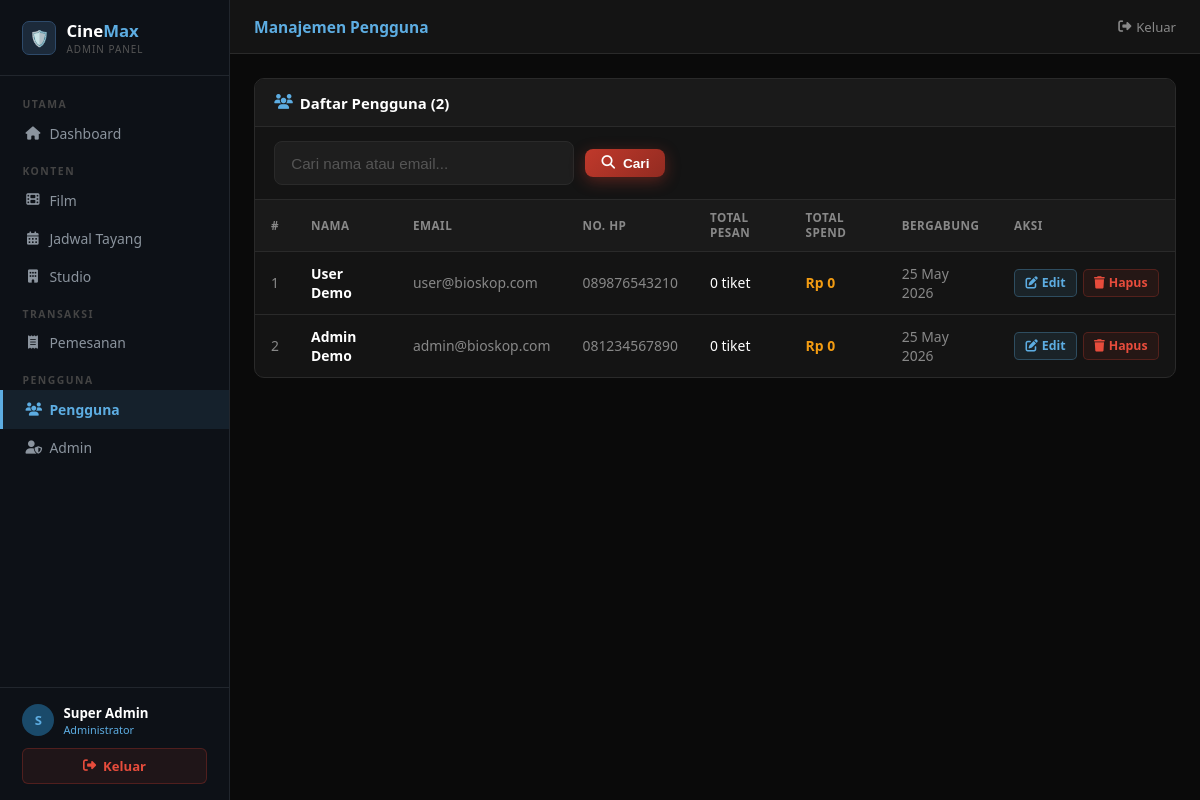
Page /admin/users.php (signed in) on the committed database.
### tables this page shows
CREATE TABLE IF NOT EXISTS users (
    id INT AUTO_INCREMENT PRIMARY KEY,
    nama VARCHAR(100) NOT NULL,
    email VARCHAR(100) UNIQUE NOT NULL,
    password VARCHAR(255) NOT NULL,
    no_hp VARCHAR(20),
    created_at TIMESTAMP DEFAULT CURRENT_TIMESTAMP
);

### admin/users.php (the view, shortened to what this page needs)
<?php
require_once '../config/database.php';
$cari  = trim($_GET['search'] ?? '');
$where = $cari ? "WHERE u.nama LIKE '%$cari%' OR u.email LIKE '%$cari%'" : "WHERE 1=1";
$daftar_user = $conn->query("
    SELECT u.*,
           COUNT(p.id) AS total_pesan,
           COALESCE(SUM(CASE WHEN p.status='confirmed' THEN p.total_harga ELSE 0 END), 0) AS total_spend
    FROM users u
    LEFT JOIN pemesanan p ON u.id = p.user_id
    $where
    GROUP BY u.id
    ORDER BY u.created_at DESC
");
include 'includes/header.php';
?>
<div class="box">
    <div class="box-header">
        <h3><i class="fas fa-users"></i> Daftar Pengguna (<?= $daftar_user->num_rows ?>)</h3>
    </div>
    <div class="filter-bar">
        <form method="GET" class="filter-form">
            <input type="text" name="search" class="form-control filter-input-xl"
                   placeholder="Cari nama atau email..." value="<?= htmlspecialchars($cari) ?>">
            <button type="submit" class="btn btn-primary btn-sm"><i class="fas fa-search"></i> Cari</button>
        </form>
    </div>
    <div class="tabel-wrap">
        <table class="tabel">
            <thead>
                <tr>
                    <th>#</th>
                    <th>Nama</th>
                    <th>Email</th>
                    <th>No. HP</th>
                    <th>Total Pesan</th>
                    <th>Total Spend</th>
                    <th>Bergabung</th>
                    <th>Aksi</th>
                </tr>
            </thead>
            <tbody>
                <?php $no = 1; while ($u = $daftar_user->fetch_assoc()): ?>
                <tr>
                    <td class="text-abu"><?= $no++ ?></td>
                    <td class="text-bold"><?= htmlspecialchars($u['nama']) ?></td>
                    <td class="text-abu"><?= htmlspecialchars($u['email']) ?></td>
                    <td class="text-abu"><?= htmlspecialchars($u['no_hp'] ?? '-') ?></td>
                    <td><?= $u['total_pesan'] ?> tiket</td>
                    <td class="text-kuning text-bold">Rp <?= number_format($u['total_spend'], 0, ',', '.') ?></td>
                    <td class="text-abu text-kecil"><?= date('d M Y', strtotime($u['created_at'])) ?></td>
                    <td>
                        <div class="aksi-group">
                            <a href="users.php?action=edit&id=<?= $u['id'] ?>" class="btn-edit"><i class="fas fa-edit"></i> Edit</a>
                            <a href="users.php?action=delete&id=<?= $u['id'] ?>" class="btn-hapus"
                               onclick="return confirm('Hapus pengguna <?= addslashes($u['nama']) ?>?')">
                                <i class="fas fa-trash"></i> Hapus
                            </a>
                        </div>
                    </td>
                </tr>
                <?php endwhile; ?>
            </tbody>
        </table>
    </div>
</div>
<?php include 'includes/footer.php'; ?>

### assets/css/style.css (style rules this page uses)
:root { --primary: #c0392b; --primary-dark: #922b21; --primary-light: #e74c3c; --bg-dark: #0a0a0a; --bg-card: #141414; --bg-card2: #1a1a1a; --bg-input: #1e1e1e; --text-white: #ffffff; --text-gray: #aaaaaa; --text-light: #cccccc; --border: #2a2a2a; --border-red: #c0392b; --gold: #f39c12; --success: #27ae60; --shadow: 0 4px 20px rgba(192, 57, 43, 0.3); }
* { margin: 0; padding: 0; box-sizing: border-box; }
body { font-family: 'Segoe UI', Tahoma, Geneva, Verdana, sans-serif; background-color: var(--bg-dark); color: var(--text-white); min-height: 100vh; }
a { text-decoration: none; color: inherit; }
.btn { display: inline-flex; align-items: center; gap: 8px; padding: 0.7rem 1.5rem; border-radius: 8px; font-weight: 600; font-size: 0.95rem; cursor: pointer; border: none; transition: all 0.3s; text-decoration: none; }
.btn-primary { background: linear-gradient(135deg, var(--primary), var(--primary-dark)); color: white; box-shadow: 0 4px 15px rgba(192, 57, 43, 0.4); }
.btn-sm { padding: 0.4rem 1rem; font-size: 0.85rem; }
.form-control { width: 100%; padding: 0.8rem 1rem; background: var(--bg-input); border: 1px solid var(--border); border-radius: 8px; color: var(--text-white); font-size: 0.95rem; transition: all 0.3s; }
.form-control::placeholder { color: #555; }

### assets/css/admin.css (style rules this page uses)
body { display: flex; flex-direction: column; min-height: 100vh; }
.box { background: #141414; border: 1px solid #2a2a2a; border-radius: 10px; overflow: hidden; margin-bottom: 1.5rem; }
.box-header { padding: 0.85rem 1.2rem; background: #1a1a1a; border-bottom: 1px solid #2a2a2a; display: flex; align-items: center; justify-content: space-between; }
.box-header h3 { font-size: 0.93rem; font-weight: 700; display: flex; align-items: center; gap: 7px; }
.box-header h3 i { color: #5dade2; }
.tabel { width: 100%; border-collapse: collapse; }
.tabel th { background: #1a1a1a; padding: 0.65rem 1rem; text-align: left; font-size: 0.73rem; font-weight: 700; color: #888; text-transform: uppercase; letter-spacing: 0.5px; border-bottom: 1px solid #2a2a2a; }
.tabel td { padding: 0.75rem 1rem; border-bottom: 1px solid #2a2a2a; font-size: 0.87rem; vertical-align: middle; }
.tabel tr:last-child td { border-bottom: none; }
.btn-edit, .btn-hapus, .btn-lihat { display: inline-flex; align-items: center; gap: 4px; padding: 0.28rem 0.65rem; border-radius: 5px; font-size: 0.77rem; font-weight: 600; border: 1px solid; cursor: pointer; text-decoration: none; transition: opacity 0.2s; }
.btn-edit { background: rgba(93,173,226,0.1); color: #5dade2; border-color: rgba(93,173,226,0.3); }
.btn-hapus { background: rgba(192,57,43,0.1); color: #e74c3c; border-color: rgba(192,57,43,0.3); }
.aksi-group { display: flex; gap: 0.35rem; }
.filter-bar { padding: 0.85rem 1.2rem; border-bottom: 1px solid #2a2a2a; display: flex; gap: 0.7rem; flex-wrap: wrap; align-items: center; }
.text-kuning { color: #f39c12; }
.text-abu { color: #888; }
.text-bold { font-weight: 700; }
.text-kecil { font-size: 0.81rem; }
.filter-input-xl { max-width: 300px; }
.filter-form { display: flex; gap: 0.7rem; flex-wrap: wrap; align-items: center; width: 100%; }
.tabel-wrap { overflow-x: auto; }

### rows in the picture
users: nama "User Demo", email "user@bioskop.com", no_hp "089876543210", total_pesan "0", total_spend "0", created_at "25 May 2026"
users: nama "Admin Demo", email "admin@bioskop.com", no_hp "081234567890", total_pesan "0", total_spend "0", created_at "25 May 2026"

### other values in the picture
substr($_SESSION['admin_nama'] ?? 'A', 0, 1) "S"
$_SESSION['admin_nama'] "Super Admin"
$pageTitle "Manajemen Pengguna"
$daftar_user->num_rows "2"
